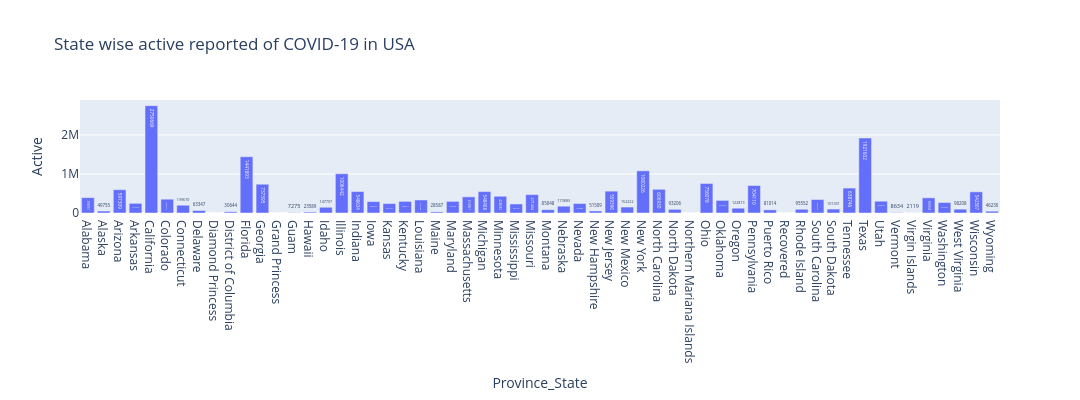

The notebook cell saved with this chart:
### Markdown cell above
### Plot Province/State Wise Active Cases in USA

### Code cell
state_active = (
    usa_df.groupby("Province_State")["Active"]
      .sum()
      .reset_index()
)

fig = px.bar(
    state_active,
    x="Province_State",
    y="Active",
    title="State wise active reported of COVID-19 in USA",
    text="Active"
)

fig.update_layout(
    xaxis_title="Province_State",
    yaxis_title="Active",
    width=1080,
    height=400  
)

fig.show()

### Figure 1 — Plotly figure (JSON) as saved in the notebook; plotly's stock layout.template omitted (floating-point values rounded to 4 significant figures)
{"data": [{"hovertemplate": "Province_State=%{x}<br>Active=%{text}<extra></extra>", "legendgroup": "", "marker": {"color": "#636efa", "pattern": {"shape": ""}}, "name": "", "orientation": "v", "showlegend": false, "text": [393900.0, 49760.0, 597300.0, 247700.0, 2751000.0, 353800.0, 199700.0, 63350.0, 49.0, 30640.0, 1442000.0, 737400.0, 100.0, 7275.0, 23590.0, 147700.0, 1006000.0, 548600.0, 292000.0, 241600.0, 297500.0, 333600.0, 28590.0, 297200.0, 414100.0, 548400.0, 428700.0, 231700.0, 471400.0, 85050.0, 173900.0, 242900.0, 51510.0, 559400.0, 152200.0, 1080000.0, 606900.0, 93210.0, 123.0, 756100.0, 322500.0, 122900.0, 704100.0, 81010.0, 0.0, 95550.0, 344300.0, 101300.0, 638700.0, 1922000.0, 302300.0, 8634.0, 2119.0, 388300.0, 267900.0, 98210.0, 542600.0, 46230.0], "textposition": "auto", "type": "bar", "x": ["Alabama", "Alaska", "Arizona", "Arkansas", "California", "Colorado", "Connecticut", "Delaware", "Diamond Princess", "District of Columbia", "Florida", "Georgia", "Grand Princess", "Guam", "Hawaii", "Idaho", "Illinois", "Indiana", "Iowa", "Kansas", "Kentucky", "Louisiana", "Maine", "Maryland", "Massachusetts", "Michigan", "Minnesota", "Mississippi", "Missouri", "Montana", "Nebraska", "Nevada", "New Hampshire", "New Jersey", "New Mexico", "New York", "North Carolina", "North Dakota", "Northern Mariana Islands", "Ohio", "Oklahoma", "Oregon", "Pennsylvania", "Puerto Rico", "Recovered", "Rhode Island", "South Carolina", "South Dakota", "Tennessee", "Texas", "Utah", "Vermont", "Virgin Islands", "Virginia", "Washington", "West Virginia", "Wisconsin", "Wyoming"], "xaxis": "x", "y": [393851, 49755, 597309, 247736, 2750669, 353757, 199670, 63347, 49, 30644, 1441893, 737395, 100, 7275, 23589, 147707, 1006442, 548634, 292044, 241572, 297521, 333598, 28587, 297162, 414061, 548408, 428682, 231722, 471444, 85048, 173883, 242859, 51509, 559396, 152222, 1080226, 606930, 93206, 123, 756078, 322539, 122873, 704110, 81014, 0, 95552, 344326, 101331, 638746, 1921602, 302333, 8634, 2119, 388334, 267897, 98208, 542567, 46230], "yaxis": "y"}], "layout": {"barmode": "relative", "height": 400, "legend": {"tracegroupgap": 0}, "title": {"text": "State wise active reported of COVID-19 in USA"}, "width": 1080, "xaxis": {"anchor": "y", "domain": [0, 1], "title": {"text": "Province_State"}}, "yaxis": {"anchor": "x", "domain": [0, 1], "title": {"text": "Active"}}}}
